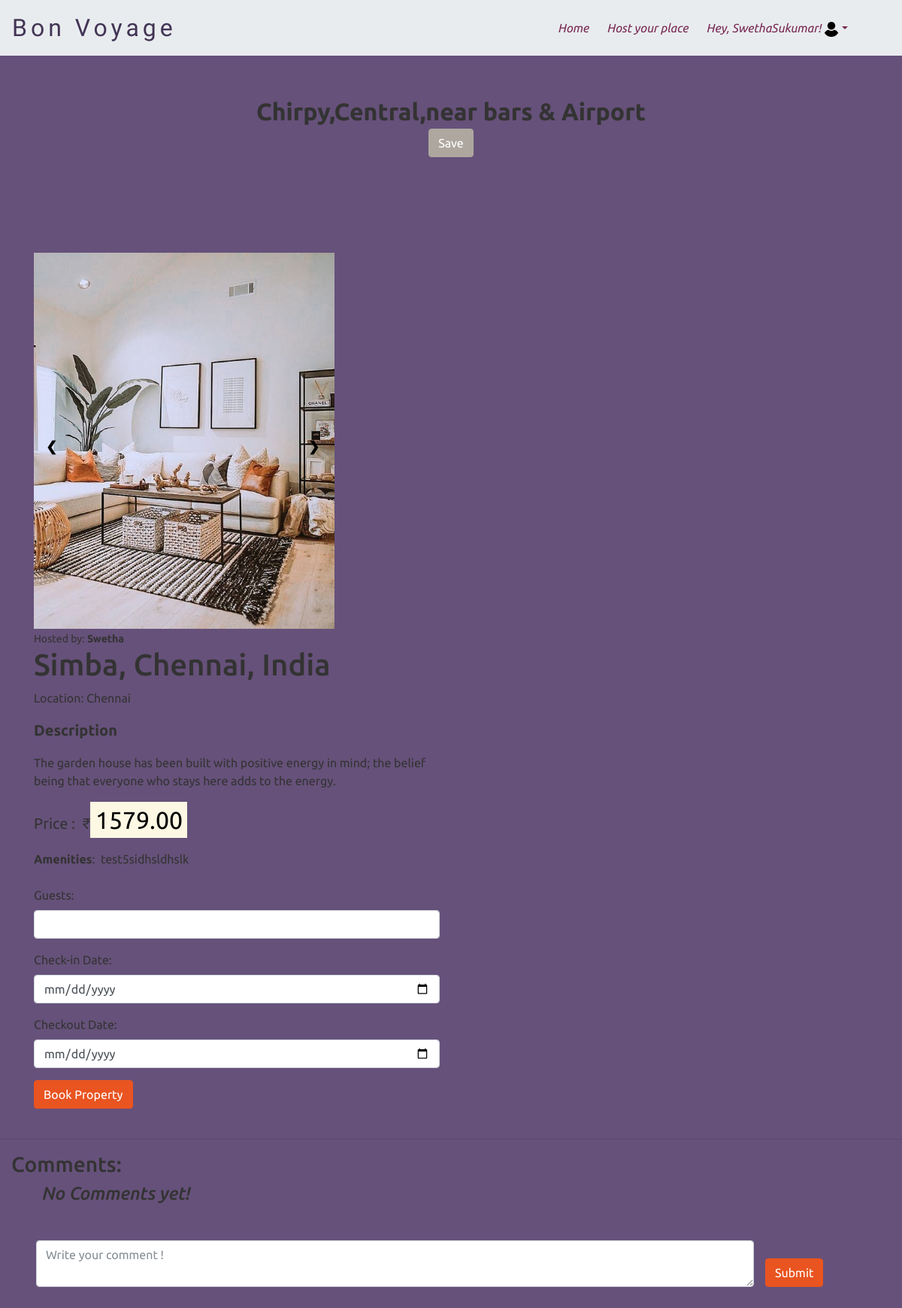
/place/50 (signed in), run on the app's committed database.
### travel/models.py (models this page shows, shortened)
class User(AbstractUser):
    pass

class Place(models.Model):
    user = models.ForeignKey('User',null=True, on_delete=models.CASCADE, related_name="places")
    title = models.CharField(max_length=100)
    description = models.TextField(max_length=1000, validators=[MaxLengthValidator(1000)])
    price = models.DecimalField(max_digits=11, decimal_places=2)
    city = models.CharField(max_length=100)
    address = models.CharField(max_length=100)
    amenities = models.TextField(max_length=1000, validators=[MaxLengthValidator(1000)])
    primary_image = models.ImageField(upload_to='images/',null=True, blank=True)
    created_date = models.DateTimeField(auto_now_add=True)
    available = models.BooleanField(default=True)

### travel/views.py (the view, shortened to what this page needs)
# urls.py: path("place/<int:id>", views.place, name="place"),
def place(request, id):
    place = Place.objects.get(pk=id)
    images = place.images_set.all()
    saved = False
    customer = Customer.objects.filter(user=request.user,place=place)
    get_customer = customer.first()
    get_d_customer =  Customer.objects.filter(place=place).first()
    if request.user.is_authenticated:
        if hasattr(request.user, 'saved') and request.user.saved.places.filter(pk=place.id).exists():
            saved = True
    return render(request, "travel/place.html", {
        "place": place,
        "saved": saved,
        "customer":get_customer,
        "images": images,
        "customer1": get_d_customer
    })

### travel/templates/travel/place.html (shortened to what this page needs)
{% extends "travel/layout.html" %}
{% load static %}
{% block body %}
    <h2><b>{{place.title}}</b>
        <form action="{% url 'place' place.id %}" method="post">
            {% if saved %}
                <button type="submit" class="btn btn-outline-secondary">Unsave</button>
            {% else %}
                <button type="submit" class="btn btn-secondary">Save</button>
            {% endif %}
        </form></h2>
    <main class="mt-5 pt-4">
        <div class="container dark-grey-text mt-5">
            <div class="row wow fadeIn">
                <div class="col-md-8 slide">
                    <div class="slideshow-container">
                        <div class="mySlides">
                        <img src="{{ place.primary_image.url }}"  width="400" height="500" alt="{{ place.title }}">
                        </div>
                        <a class="prev" onclick="plusDivs(-1)">❮</a>
                        <a class="next" onclick="plusDivs(1)">❯</a>
                      </div>
                </div>
                <br/>
                <div class="col-md-6 mb-6">
                    <small>Hosted by: <b>{{ place.user.username }}</b></small>
                    <br/>
                    <h1>{{ place.address }}</h1>
                    <p>Location: {{ place.city }}</p>
                    <p class="lead font-weight-bold">Description</p>
                    <p>{{place.description|linebreaks}}</p>
                    <p class="lead"><strong>Price : &nbsp;<span class="current_bid">&#8377;<mark style="font-size:xx-large;">{{ place.price }}</mark></span></strong></p>
                    <strong>Amenities</strong>: &nbsp;{{ place.amenities }}
                    <br/>
                    <br/>
                    <div class="container1">
                        {% if place.user.id == request.user.id %}
                            <form action="{% url 'place' place.id %}" method="post">
                                {% csrf_token %}
                                <input type="hidden" name="type" value="delete">
                                <button type="submit" class="btn btn-danger btn-sm">Delete Property</button>
                            </form>
                            <br/>
                            <form action="{% url 'place' place.id %}" method="post">
                                {% csrf_token %}
                                <input type="hidden" name="type" value="edit">
                                <button class="btn btn-success btn-sm" id="edit-{{ place.id }}">Edit Property</button>
                            </form>
                        {% elif place.available %}
                            <form action="{% url 'place' place.id %}" method="post">
                                <div class="form-group">
                                    <label for="guests">Guests:</label>
                                    <input class="form-control" type="number" min=1 id="guests" required name="guests">
                                </div>
                                <div class="form-group">
                                    <label for="checkin">Check-in Date:</label>
                                    <input type="date" class="form-control"  id="checkin" required name="checkin">
                                </div>
                                <div class="form-group">
                                    <label for="checkout">Checkout Date:</label>
                                    <input type="date" class="form-control"  id="checkout" required name="checkout">
                                </div>
                                <div class="d-flex align-items-end">
                                    <button class="submit-comment btn btn-primary" type="submit">Book Property</button>
                                </div>
                            </form>
                            {% elif not place.available %}
                                    <div class="alert alert-dismissible alert-dark">
                                        <h4 class="alert-heading">Sorry....Currently Booked! </h4>
                                        <p class="mb-0">It will be available after <strong>{{ customer1.checkout_date }}</strong></p>
                                    </div>
                            {% endif %}
                        </div>
                    <br/>
                </div>
            </div>
        </div>
    </main>
    <hr class="soften">
    <div class="col-md-6 mb-4">
        <h3>Comments:</h3>
        <ul class="bp">
            {% for comment in place.comments.all %}
                <div class="alert alert-dark" role="alert">
                    <li>{{ comment.comment }} <br><cite class="text-danger">- {{comment.user.username}}</cite></li>
                {% empty %}
                    <h4><i>No Comments yet!</i></h4>
                </div>
            {% endfor %}
        <br/>
        <form class="row pl-5" action="{% url 'place' place.id %}" method="post">
            <div class="col-12 col-md-10">
                <textarea type="text" class="form-control" required name="content" placeholder="Write your comment !"></textarea>
            </div>
            <div class="d-flex align-items-end">
                <button class="submit-comment btn btn-primary" type="submit">Submit</button>
            </div>
        </form>
    <br/>
{% endblock %}

### travel/templates/travel/layout.html (shortened to what this page needs)
{% load static %}
<!DOCTYPE html>
<html lang="en">
    <head>
        <link rel="stylesheet" href="https://stackpath.bootstrapcdn.com/bootswatch/4.5.2/united/bootstrap.min.css">
        <link rel="stylesheet" href="{% static 'travel/styles.css' %}">
    </head>
    <body style="background-color: rgb(102, 81, 122);">
        <nav class="navbar navbar-expand-lg navbar-light bg-light">
            <a class="navbar-brand" style="color: rgb(66, 52, 85);" href="{% url 'index' %}">Bon Voyage</a>
            <div class="collapse navbar-collapse" id="navbarColor03">
                <ul class="navbar-nav ml-auto">
                    <li class="nav-item pr-2">
                        <a class="nav-link text-dark" href="{% url 'index' %}"><i>Home</i><span class="sr-only">(current)</span></a>
                    </li>
                    {% if user.is_authenticated %}
                    <li class="nav-item pr-2">
                        <a class="nav-link text-dark" href="{% url 'host' %}"><i>Host your place</i></a>
                    </li>
                    {% endif %}
                    <li class="nav-item dropdown pr-5">
                        <a class="nav-link dropdown-toggle text-dark" data-toggle="dropdown" href="#" role="button" aria-haspopup="true" aria-expanded="false"><i>
                            {% if user.is_authenticated %}
                                Hey, {{user.username}}!
                            {% else %}
                                Profile
                            {% endif %}
                            </i><img class="profile" src="{% static 'travel/user.png' %}" alt="Avatar" style="width:20px"></a>
                    </li>
                </ul>
            </div>
        </nav>
        {% block body %}
        {% endblock %}
    </body>
</html>

### travel/static/travel/styles.css (style rules this page uses)
nav .navbar-brand { font-size: xx-large; font-family: 'Lemonada', cursive; text-decoration: none; letter-spacing: 5px; }
.profile { border-radius: 20%; }
h2 { margin: 55px; text-align: center; }
a { color: black; text-decoration: none; }
.bp { list-style: outside none none; }
.mySlides { display: none; }
.mySlides img { vertical-align: middle; }
.prev, .next { cursor: pointer; position: absolute; top: 50%; width: auto; padding: 16px; margin-top: -22px; color: black; font-weight: bold; font-size: 18px; transition: 0.6s ease; border-radius: 0 3px 3px 0; user-select: none; }
.next { right: 0; padding-right: 350px; border-radius: 3px 0 0 3px; }
.slideshow-container { max-width: 1000px; position: relative; margin: auto; }
.slide { box-sizing: border-box; }
body { overflow-x: hidden; }

### data on the page
User: username "SwethaSukumar"
Place: title "Chirpy,Central,near bars & Airport", primary_image (picture), user.username "Swetha", address "Simba, Chennai, India", city "Chennai", description "The garden house has been built with positive energy in mind; the belief being that everyone who stays here adds to the energy.", price "1579.00", amenities "test5sidhsldhslk"
